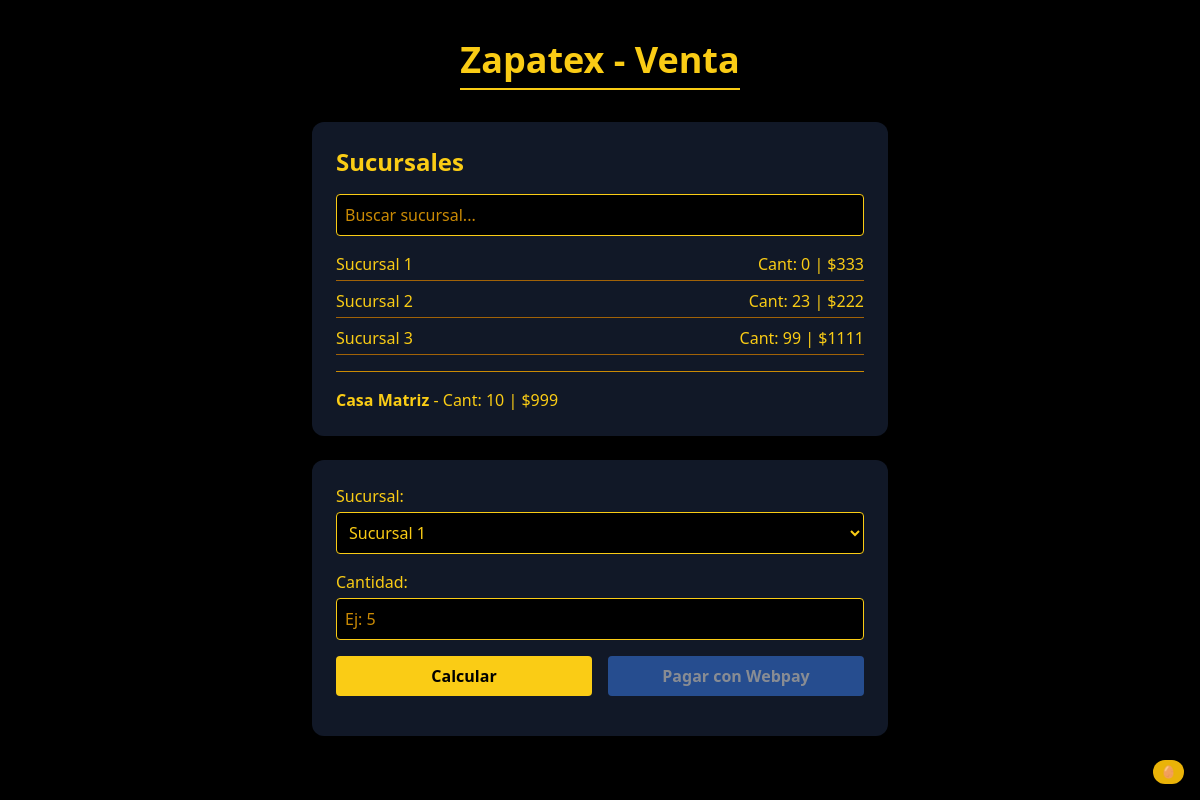
Before: / with the older database file.
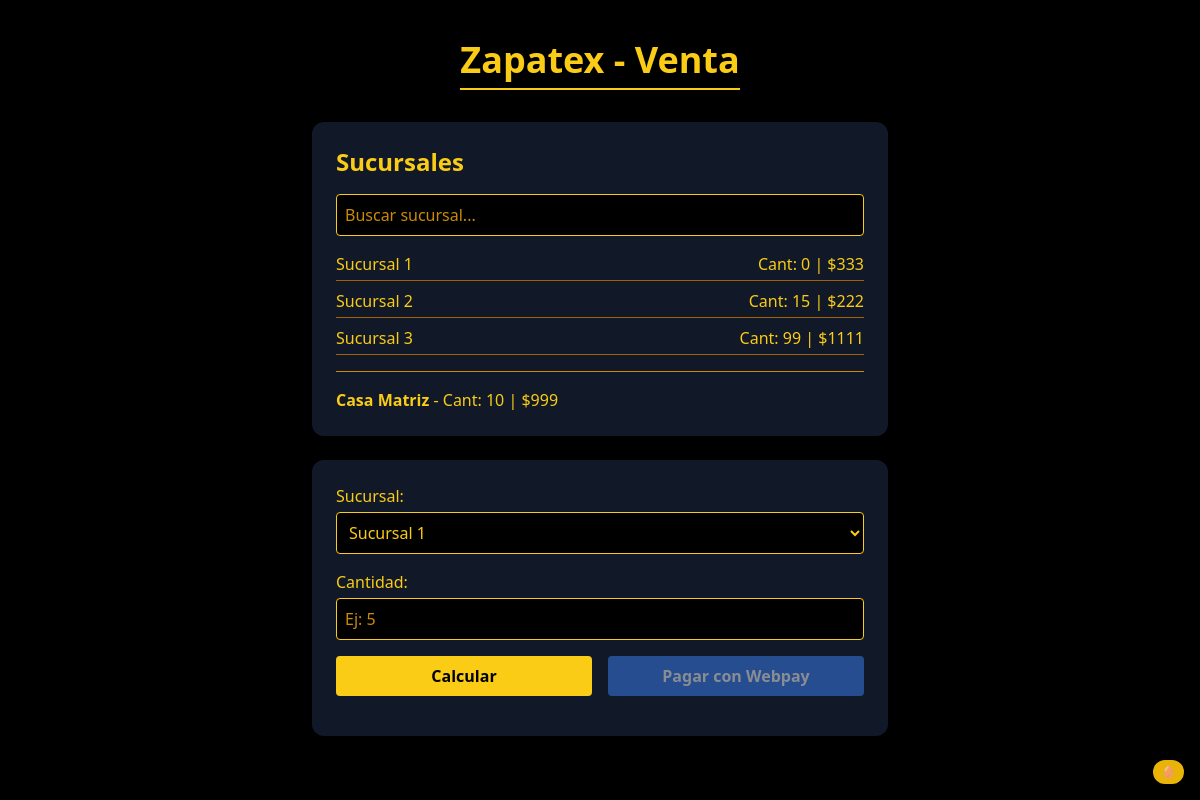
After: the same page with the newer database file.
### models.py (models this page shows)
class Sucursal(Base):
    __tablename__ = 'sucursales'
    id = Column(Integer, primary_key=True)
    nombre = Column(String, unique=True)
    cantidad = Column(Integer)
    precio = Column(Integer)

### app.py (the view)
@app.route("/")
def venta():
    mensaje = session.pop("mensaje", None)
    sucursales = db_session.query(Sucursal).all()
    for s in sucursales:
        print(f"DEBUG - {s.nombre} stock: {s.cantidad}")
    return render_template("venta.html", casa_matriz={"cantidad": 10, "precio": 999}, sucursales=sucursales, mensaje=mensaje)

### templates/venta.html (shortened to what this page needs)
<!DOCTYPE html>
<html lang="es">
<head>
  <script src="https://cdn.tailwindcss.com"></script>
</head>
<body class="bg-black text-yellow-400 font-sans min-h-screen flex flex-col items-center justify-start py-10 relative">
  <h1 class="text-4xl font-bold mb-8 border-b-2 border-yellow-400 pb-2">Zapatex - Venta</h1>
  <div class="bg-gray-900 p-6 rounded-xl shadow-md w-full max-w-xl mb-6">
    <h2 class="text-2xl font-semibold mb-4">Sucursales</h2>
    <input
      type="text"
      id="buscadorSucursal"
      oninput="filtrarSucursales()"
      placeholder="Buscar sucursal..."
      class="w-full p-2 mb-4 rounded bg-black border border-yellow-400 text-yellow-400 placeholder-yellow-600"
    />
   <ul id="listaSucursales" class="space-y-2">
  {% for sucursal in sucursales %}
    <li class="sucursal-item flex justify-between border-b border-yellow-700 pb-1" data-nombre="{{ sucursal.nombre | lower }}">
      <span>{{ sucursal.nombre }}</span>
      <span>Cant: {{ sucursal.cantidad }} | ${{ sucursal.precio }}</span>
    </li>
  {% endfor %}
</ul>
    <div class="mt-4 pt-4 border-t border-yellow-600">
      <strong>Casa Matriz</strong> - Cant: {{ casa_matriz.cantidad }} | ${{ casa_matriz.precio }}
    </div>
  </div>
  <div class="bg-gray-900 p-6 rounded-xl shadow-md w-full max-w-xl space-y-4">
    <div>
      <label for="selectSucursal" class="block mb-1">Sucursal:</label>
      <select
        id="selectSucursal"
        class="w-full p-2 rounded bg-black border border-yellow-400 text-yellow-400"
      >
        {% for sucursal in sucursales %}
          <option value="{{ sucursal.nombre }}">{{ sucursal.nombre }}</option>
        {% endfor %}
      </select>
    </div>
    <div>
      <label for="cantidad" class="block mb-1">Cantidad:</label>
      <input
        type="number"
        id="cantidad"
        min="1"
        placeholder="Ej: 5"
        class="w-full p-2 rounded bg-black border border-yellow-400 text-yellow-400 placeholder-yellow-600"
      />
    </div>
    <div class="flex flex-col gap-4 sm:flex-row">
      <button
        onclick="calcular()"
        class="flex-1 bg-yellow-400 text-black font-bold py-2 px-4 rounded hover:bg-yellow-300 transition"
      >
        Calcular
      </button>
      <button
        id="btnPagar"
        class="flex-1 bg-blue-500 text-white font-bold py-2 px-4 rounded hover:bg-blue-400 transition disabled:opacity-50"
        disabled
      >
        Pagar con Webpay
      </button>
    </div>
  </div>
  <button
    id="btnEasterEgg"
    class="fixed bottom-4 right-4 bg-yellow-500 text-black text-xs px-2 py-1 rounded-full shadow hover:bg-yellow-400"
  >
    🥚
  </button>
</body>
</html>

Changed rows visible on the page:
changed Sucursal "Sucursal 2": cantidad "23" → "15"
